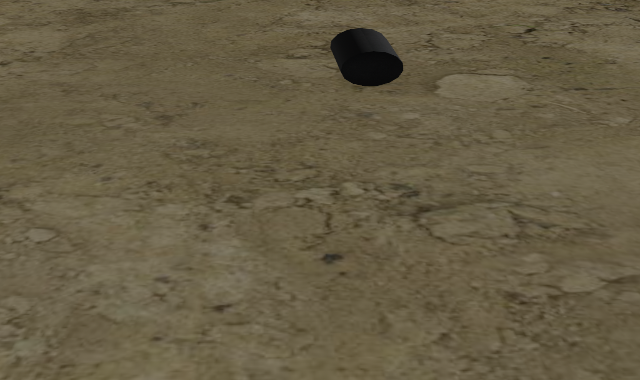
#> input picture sim/utils/img.png, 640 x 380 px
$ python can_detection.py
#> lines starting #> are read from the running program, lines starting #| are printed output that depends on the picture; after the words box and inside, x2 and y2 are one past the last pixel; in counts of white or black regions, pixels touching at a corner belong together
import cv2
import numpy as np

img = cv2.imread('img.png')
#> img is the input picture: shape (380, 640, 3); mean B, G, R 68.8, 92.8, 102.5

cv2.imshow('Binary image', img)
cv2.waitKey(0)
cv2.destroyAllWindows()

mask = cv2.cvtColor(img, cv2.COLOR_RGB2GRAY)
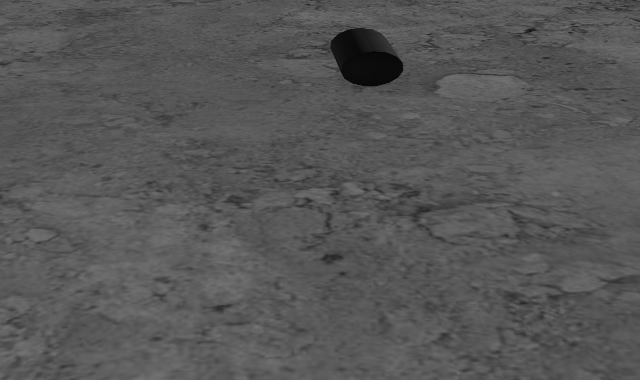
#> mask: shape (380, 640); min 7, max 117, mean 86.7

# this also happens to filter black!
ret, thresh = cv2.threshold(mask, 50, 255, cv2.RETR_EXTERNAL)
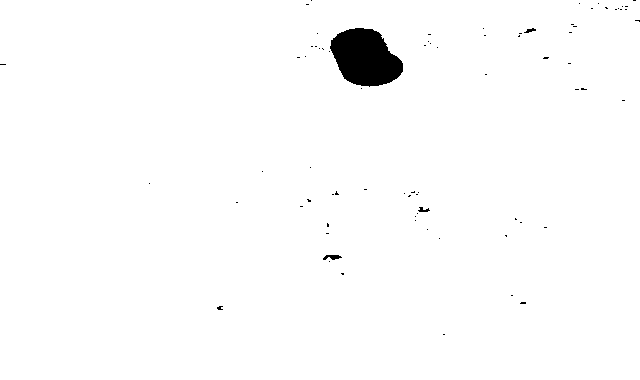
#> thresh: shape (380, 640); 98.6% white; 77 black regions (73 under 20 px)

cv2.imshow('Binary image', thresh)
cv2.waitKey(0)
cv2.destroyAllWindows()

contours, hierarchy = cv2.findContours(
    image=thresh,
    mode=cv2.RETR_TREE,
    method=cv2.CHAIN_APPROX_NONE
)
#> contours = 75 contours, 69 with area under 20; largest, box (x1, y1, x2, y2) and area: (0, 0, 640, 380) 242156, (329, 27, 404, 88) 3144, (322, 254, 343, 261) 82, (417, 206, 431, 213) 50, (523, 27, 537, 34) 44, (216, 305, 224, 311) 26

# first contour is the whole image?
contours = contours[1:]
#> contours = 74 contours, 69 with area under 20; largest, box (x1, y1, x2, y2) and area: (329, 27, 404, 88) 3144, (322, 254, 343, 261) 82, (417, 206, 431, 213) 50, (523, 27, 537, 34) 44, (216, 305, 224, 311) 26

image_copy = img.copy()
for cnt in contours:
    rect = cv2.minAreaRect(cnt)

    w, h = rect[1]
    if w * h > 200:
        box = np.int0(cv2.boxPoints(rect))
        cv2.drawContours(image_copy, [box], -1, (0, 255, 0), 1, cv2.LINE_AA)
#> this loop made 74 passes
#> (w, h, box) on pass 61: (59.83, 69.06, [[356, 101], [322, 41], [374, 12], [408, 72]])
#> (rect, w, h) on passes 1, 2, 3, 4, 5, 7: (((443.5, 334), (2.12, 2.12), -45), 2.12, 2.12), (((219.5, 307.5), (5, 7), -90), 5, 7), (((522.5, 302.5), (3, 7), -90), 3, 7), (((511.5, 295), (2.12, 2.12), -45), 2.12, 2.12), (((342.3, 273.3), (2.83, 3.54), -45), 2.83, 3.54), (((332, 257), (6, 20), -90), 6, 20)
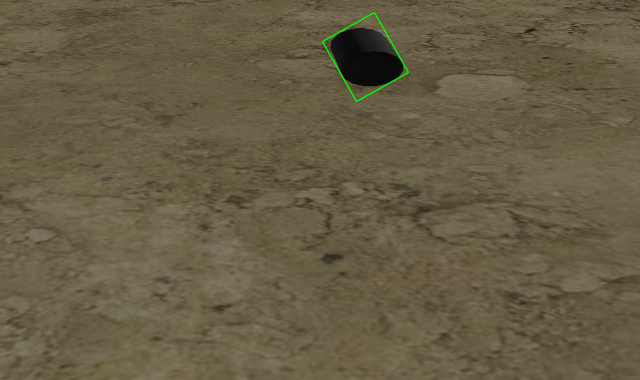
#> image_copy: shape (380, 640, 3); 0.28% of pixels changed, all inside (x1, y1, x2, y2) = (321, 11, 410, 103)

cv2.imshow('None approximation', image_copy)
cv2.waitKey(0)
cv2.destroyAllWindows()

# rect = cv2.minAreaRect(cnts)
